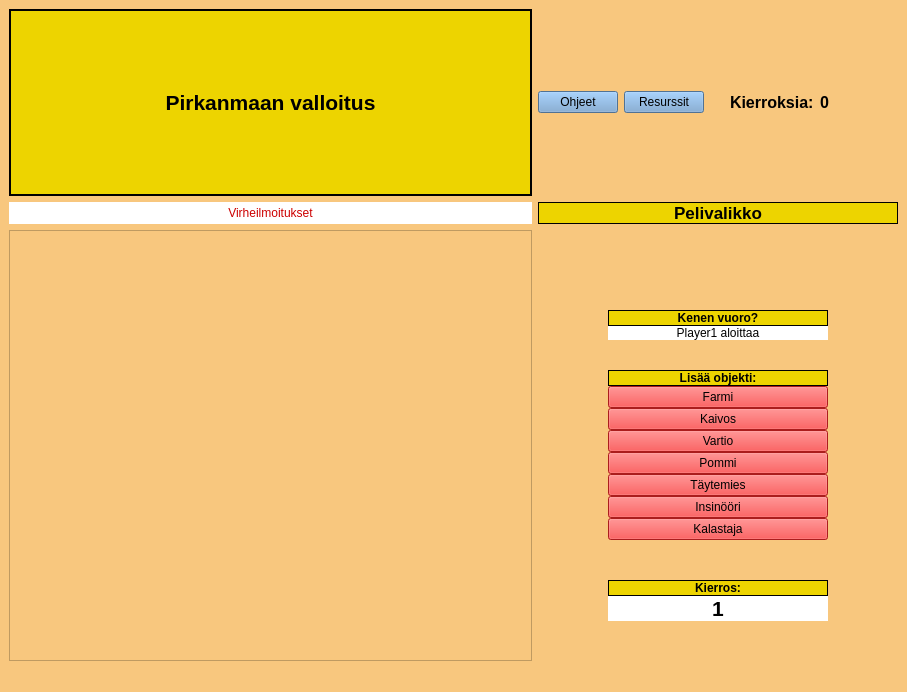
<?xml version="1.0" encoding="UTF-8"?>
<ui version="4.0">
 <class>MapWindow</class>
 <widget class="QMainWindow" name="MapWindow">
  <property name="geometry">
   <rect>
    <x>0</x>
    <y>0</y>
    <width>907</width>
    <height>692</height>
   </rect>
  </property>
  <property name="maximumSize">
   <size>
    <width>16777215</width>
    <height>16777215</height>
   </size>
  </property>
  <property name="windowTitle">
   <string>MainWindow</string>
  </property>
  <property name="styleSheet">
   <string notr="true">background-color: rgb(248, 199, 126)</string>
  </property>
  <widget class="QWidget" name="centralwidget">
   <layout class="QGridLayout" name="gridLayout">
    <item row="2" column="0">
     <widget class="QGraphicsView" name="graphicsView">
      <property name="sizePolicy">
       <sizepolicy hsizetype="Expanding" vsizetype="Expanding">
        <horstretch>0</horstretch>
        <verstretch>0</verstretch>
       </sizepolicy>
      </property>
      <property name="alignment">
       <set>Qt::AlignLeading|Qt::AlignLeft|Qt::AlignTop</set>
      </property>
     </widget>
    </item>
    <item row="0" column="0">
     <widget class="QLabel" name="label_10">
      <property name="font">
       <font>
        <pointsize>16</pointsize>
        <weight>75</weight>
        <bold>true</bold>
       </font>
      </property>
      <property name="styleSheet">
       <string notr="true">background-color: rgb(237, 212, 0);
gridline-color: rgb(0, 0, 0);
border-color: rgb(0, 0, 0);</string>
      </property>
      <property name="frameShape">
       <enum>QFrame::WinPanel</enum>
      </property>
      <property name="text">
       <string>Pirkanmaan valloitus</string>
      </property>
      <property name="alignment">
       <set>Qt::AlignCenter</set>
      </property>
     </widget>
    </item>
    <item row="1" column="0">
     <widget class="QLabel" name="errorLabel">
      <property name="styleSheet">
       <string notr="true">background-color: rgb(255, 255, 255);
color: rgb(204, 0, 0);</string>
      </property>
      <property name="text">
       <string>Virheilmoitukset</string>
      </property>
      <property name="alignment">
       <set>Qt::AlignCenter</set>
      </property>
      <property name="margin">
       <number>3</number>
      </property>
     </widget>
    </item>
    <item row="2" column="1">
     <layout class="QGridLayout" name="gridLayout_3">
      <property name="horizontalSpacing">
       <number>240</number>
      </property>
      <property name="verticalSpacing">
       <number>50</number>
      </property>
      <item row="0" column="0">
       <layout class="QGridLayout" name="playerGrid">
        <item row="0" column="5">
         <spacer name="resourceSpacer4">
          <property name="orientation">
           <enum>Qt::Vertical</enum>
          </property>
          <property name="sizeHint" stdset="0">
           <size>
            <width>50</width>
            <height>40</height>
           </size>
          </property>
         </spacer>
        </item>
        <item row="0" column="3">
         <spacer name="resourceSpacer2">
          <property name="orientation">
           <enum>Qt::Vertical</enum>
          </property>
          <property name="sizeHint" stdset="0">
           <size>
            <width>50</width>
            <height>40</height>
           </size>
          </property>
         </spacer>
        </item>
        <item row="0" column="0">
         <spacer name="playerSpacer">
          <property name="orientation">
           <enum>Qt::Vertical</enum>
          </property>
          <property name="sizeHint" stdset="0">
           <size>
            <width>70</width>
            <height>40</height>
           </size>
          </property>
         </spacer>
        </item>
        <item row="0" column="2">
         <spacer name="resourceSpacer1">
          <property name="orientation">
           <enum>Qt::Vertical</enum>
          </property>
          <property name="sizeHint" stdset="0">
           <size>
            <width>50</width>
            <height>40</height>
           </size>
          </property>
         </spacer>
        </item>
        <item row="0" column="1">
         <spacer name="flagSpacer">
          <property name="orientation">
           <enum>Qt::Vertical</enum>
          </property>
          <property name="sizeHint" stdset="0">
           <size>
            <width>40</width>
            <height>80</height>
           </size>
          </property>
         </spacer>
        </item>
        <item row="0" column="4">
         <spacer name="resourceSpacer3">
          <property name="orientation">
           <enum>Qt::Vertical</enum>
          </property>
          <property name="sizeHint" stdset="0">
           <size>
            <width>50</width>
            <height>40</height>
           </size>
          </property>
         </spacer>
        </item>
        <item row="0" column="6">
         <spacer name="resourceSpacer5">
          <property name="orientation">
           <enum>Qt::Vertical</enum>
          </property>
          <property name="sizeHint" stdset="0">
           <size>
            <width>50</width>
            <height>40</height>
           </size>
          </property>
         </spacer>
        </item>
       </layout>
      </item>
      <item row="1" column="0">
       <layout class="QGridLayout" name="statusGrid">
        <item row="14" column="1">
         <widget class="QLabel" name="actionLabel">
          <property name="font">
           <font>
            <pointsize>16</pointsize>
            <weight>75</weight>
            <italic>false</italic>
            <bold>true</bold>
            <underline>false</underline>
            <strikeout>false</strikeout>
            <kerning>true</kerning>
           </font>
          </property>
          <property name="styleSheet">
           <string notr="true">background-color: rgb(255, 255, 255);</string>
          </property>
          <property name="text">
           <string>1</string>
          </property>
          <property name="alignment">
           <set>Qt::AlignCenter</set>
          </property>
         </widget>
        </item>
        <item row="6" column="3">
         <widget class="QLabel" name="label_6">
          <property name="styleSheet">
           <string notr="true">image: url(:/Assets/Assets/mine.png);</string>
          </property>
          <property name="text">
           <string/>
          </property>
         </widget>
        </item>
        <item row="11" column="1">
         <widget class="QPushButton" name="fisherButton">
          <property name="styleSheet">
           <string notr="true">background-color: rgb(239, 41, 41);</string>
          </property>
          <property name="text">
           <string>Kalastaja</string>
          </property>
          <property name="checkable">
           <bool>true</bool>
          </property>
         </widget>
        </item>
        <item row="13" column="1">
         <widget class="QLabel" name="label">
          <property name="font">
           <font>
            <weight>75</weight>
            <bold>true</bold>
           </font>
          </property>
          <property name="autoFillBackground">
           <bool>false</bool>
          </property>
          <property name="styleSheet">
           <string notr="true">background-color: rgb(237, 212, 0);</string>
          </property>
          <property name="frameShape">
           <enum>QFrame::Box</enum>
          </property>
          <property name="text">
           <string>Kierros:</string>
          </property>
          <property name="alignment">
           <set>Qt::AlignCenter</set>
          </property>
         </widget>
        </item>
        <item row="12" column="1">
         <spacer name="verticalSpacer_3">
          <property name="orientation">
           <enum>Qt::Vertical</enum>
          </property>
          <property name="sizeHint" stdset="0">
           <size>
            <width>40</width>
            <height>40</height>
           </size>
          </property>
         </spacer>
        </item>
        <item row="5" column="3">
         <widget class="QLabel" name="label_5">
          <property name="styleSheet">
           <string notr="true">image: url(:/Assets/Assets/farmhouse.png);</string>
          </property>
          <property name="text">
           <string/>
          </property>
         </widget>
        </item>
        <item row="6" column="1">
         <widget class="QPushButton" name="mineButton">
          <property name="styleSheet">
           <string notr="true">background-color: rgb(239, 41, 41);</string>
          </property>
          <property name="text">
           <string>Kaivos</string>
          </property>
          <property name="checkable">
           <bool>true</bool>
          </property>
         </widget>
        </item>
        <item row="15" column="2">
         <spacer name="verticalSpacer_5">
          <property name="orientation">
           <enum>Qt::Vertical</enum>
          </property>
          <property name="sizeHint" stdset="0">
           <size>
            <width>20</width>
            <height>40</height>
           </size>
          </property>
         </spacer>
        </item>
        <item row="1" column="1">
         <widget class="QLabel" name="label_3">
          <property name="font">
           <font>
            <weight>75</weight>
            <bold>true</bold>
           </font>
          </property>
          <property name="styleSheet">
           <string notr="true">background-color: rgb(237, 212, 0);</string>
          </property>
          <property name="frameShape">
           <enum>QFrame::Box</enum>
          </property>
          <property name="text">
           <string>Kenen vuoro?</string>
          </property>
          <property name="alignment">
           <set>Qt::AlignCenter</set>
          </property>
          <property name="margin">
           <number>2</number>
          </property>
         </widget>
        </item>
        <item row="11" column="3">
         <widget class="QLabel" name="label_12">
          <property name="styleSheet">
           <string notr="true">image: url(:/Assets/Assets/fisher.png);</string>
          </property>
          <property name="text">
           <string/>
          </property>
         </widget>
        </item>
        <item row="10" column="3">
         <widget class="QLabel" name="label_4">
          <property name="styleSheet">
           <string notr="true">image: url(:/Assets/Assets/engineer.png);</string>
          </property>
          <property name="text">
           <string/>
          </property>
         </widget>
        </item>
        <item row="5" column="1">
         <widget class="QPushButton" name="farmButton">
          <property name="styleSheet">
           <string notr="true">background-color: rgb(239, 41, 41);</string>
          </property>
          <property name="text">
           <string>Farmi</string>
          </property>
          <property name="checkable">
           <bool>true</bool>
          </property>
         </widget>
        </item>
        <item row="2" column="1">
         <widget class="QLabel" name="inTurnLabel">
          <property name="styleSheet">
           <string notr="true">background-color: rgb(255, 255, 255);
</string>
          </property>
          <property name="text">
           <string>Player1 aloittaa</string>
          </property>
          <property name="alignment">
           <set>Qt::AlignCenter</set>
          </property>
          <property name="margin">
           <number>5</number>
          </property>
         </widget>
        </item>
        <item row="7" column="3">
         <widget class="QLabel" name="label_7">
          <property name="styleSheet">
           <string notr="true">image: url(:/Assets/Assets/soldier.png);</string>
          </property>
          <property name="text">
           <string/>
          </property>
         </widget>
        </item>
        <item row="4" column="1">
         <widget class="QLabel" name="label_2">
          <property name="font">
           <font>
            <weight>75</weight>
            <bold>true</bold>
           </font>
          </property>
          <property name="styleSheet">
           <string notr="true">background-color: rgb(237, 212, 0);</string>
          </property>
          <property name="frameShape">
           <enum>QFrame::Box</enum>
          </property>
          <property name="text">
           <string>Lisää objekti:</string>
          </property>
          <property name="alignment">
           <set>Qt::AlignCenter</set>
          </property>
         </widget>
        </item>
        <item row="3" column="1">
         <spacer name="verticalSpacer_6">
          <property name="orientation">
           <enum>Qt::Vertical</enum>
          </property>
          <property name="sizeType">
           <enum>QSizePolicy::MinimumExpanding</enum>
          </property>
          <property name="sizeHint" stdset="0">
           <size>
            <width>20</width>
            <height>30</height>
           </size>
          </property>
         </spacer>
        </item>
        <item row="7" column="1">
         <widget class="QPushButton" name="outpostButton">
          <property name="styleSheet">
           <string notr="true">background-color: rgb(239, 41, 41);</string>
          </property>
          <property name="text">
           <string>Vartio</string>
          </property>
          <property name="checkable">
           <bool>true</bool>
          </property>
         </widget>
        </item>
        <item row="15" column="1">
         <spacer name="verticalSpacer">
          <property name="orientation">
           <enum>Qt::Vertical</enum>
          </property>
          <property name="sizeHint" stdset="0">
           <size>
            <width>220</width>
            <height>40</height>
           </size>
          </property>
         </spacer>
        </item>
        <item row="15" column="4">
         <spacer name="verticalSpacer_7">
          <property name="orientation">
           <enum>Qt::Vertical</enum>
          </property>
          <property name="sizeHint" stdset="0">
           <size>
            <width>20</width>
            <height>40</height>
           </size>
          </property>
         </spacer>
        </item>
        <item row="15" column="0">
         <spacer name="verticalSpacer_4">
          <property name="orientation">
           <enum>Qt::Vertical</enum>
          </property>
          <property name="sizeHint" stdset="0">
           <size>
            <width>70</width>
            <height>40</height>
           </size>
          </property>
         </spacer>
        </item>
        <item row="15" column="3">
         <spacer name="verticalSpacer_2">
          <property name="orientation">
           <enum>Qt::Vertical</enum>
          </property>
          <property name="sizeHint" stdset="0">
           <size>
            <width>30</width>
            <height>40</height>
           </size>
          </property>
         </spacer>
        </item>
        <item row="9" column="1">
         <widget class="QPushButton" name="workerButton">
          <property name="styleSheet">
           <string notr="true">background-color: rgb(239, 41, 41);</string>
          </property>
          <property name="text">
           <string>Täytemies</string>
          </property>
          <property name="checkable">
           <bool>true</bool>
          </property>
         </widget>
        </item>
        <item row="8" column="3">
         <widget class="QLabel" name="label_8">
          <property name="styleSheet">
           <string notr="true">image: url(:/Assets/Assets/bomb.png);</string>
          </property>
          <property name="text">
           <string/>
          </property>
         </widget>
        </item>
        <item row="8" column="1">
         <widget class="QPushButton" name="bombButton">
          <property name="styleSheet">
           <string notr="true">background-color: rgb(239, 41, 41);</string>
          </property>
          <property name="text">
           <string>Pommi</string>
          </property>
          <property name="checkable">
           <bool>true</bool>
          </property>
         </widget>
        </item>
        <item row="10" column="1">
         <widget class="QPushButton" name="engineerButton">
          <property name="styleSheet">
           <string notr="true">background-color: rgb(239, 41, 41);</string>
          </property>
          <property name="text">
           <string>Insinööri</string>
          </property>
          <property name="checkable">
           <bool>true</bool>
          </property>
         </widget>
        </item>
        <item row="9" column="3">
         <widget class="QLabel" name="label_11">
          <property name="styleSheet">
           <string notr="true">image: url(:/Assets/Assets/basicFarmer.png);</string>
          </property>
          <property name="text">
           <string/>
          </property>
         </widget>
        </item>
       </layout>
      </item>
     </layout>
    </item>
    <item row="1" column="1">
     <widget class="QLabel" name="label_9">
      <property name="font">
       <font>
        <pointsize>13</pointsize>
        <weight>75</weight>
        <bold>true</bold>
       </font>
      </property>
      <property name="styleSheet">
       <string notr="true">background-color: rgb(237, 212, 0);</string>
      </property>
      <property name="frameShape">
       <enum>QFrame::Panel</enum>
      </property>
      <property name="text">
       <string>Pelivalikko</string>
      </property>
      <property name="alignment">
       <set>Qt::AlignCenter</set>
      </property>
     </widget>
    </item>
    <item row="0" column="1">
     <layout class="QHBoxLayout" name="horizontalLayout">
      <item>
       <widget class="QPushButton" name="rulesButton">
        <property name="styleSheet">
         <string notr="true">background-color: rgb(114, 159, 207);</string>
        </property>
        <property name="text">
         <string>Ohjeet</string>
        </property>
       </widget>
      </item>
      <item>
       <widget class="QPushButton" name="resourceButton">
        <property name="styleSheet">
         <string notr="true">background-color: rgb(114, 159, 207);</string>
        </property>
        <property name="text">
         <string>Resurssit</string>
        </property>
       </widget>
      </item>
      <item>
       <spacer name="verticalSpacer_8">
        <property name="orientation">
         <enum>Qt::Vertical</enum>
        </property>
        <property name="sizeHint" stdset="0">
         <size>
          <width>20</width>
          <height>40</height>
         </size>
        </property>
       </spacer>
      </item>
      <item>
       <widget class="QLabel" name="maxrounds">
        <property name="font">
         <font>
          <pointsize>12</pointsize>
          <weight>75</weight>
          <bold>true</bold>
         </font>
        </property>
        <property name="text">
         <string>Kierroksia:</string>
        </property>
       </widget>
      </item>
      <item>
       <widget class="QLabel" name="maxround">
        <property name="font">
         <font>
          <pointsize>12</pointsize>
          <weight>75</weight>
          <bold>true</bold>
         </font>
        </property>
        <property name="text">
         <string>0</string>
        </property>
       </widget>
      </item>
     </layout>
    </item>
   </layout>
  </widget>
  <widget class="QMenuBar" name="menubar">
   <property name="geometry">
    <rect>
     <x>0</x>
     <y>0</y>
     <width>907</width>
     <height>25</height>
    </rect>
   </property>
  </widget>
  <widget class="QStatusBar" name="statusbar"/>
 </widget>
 <resources/>
 <connections/>
</ui>
